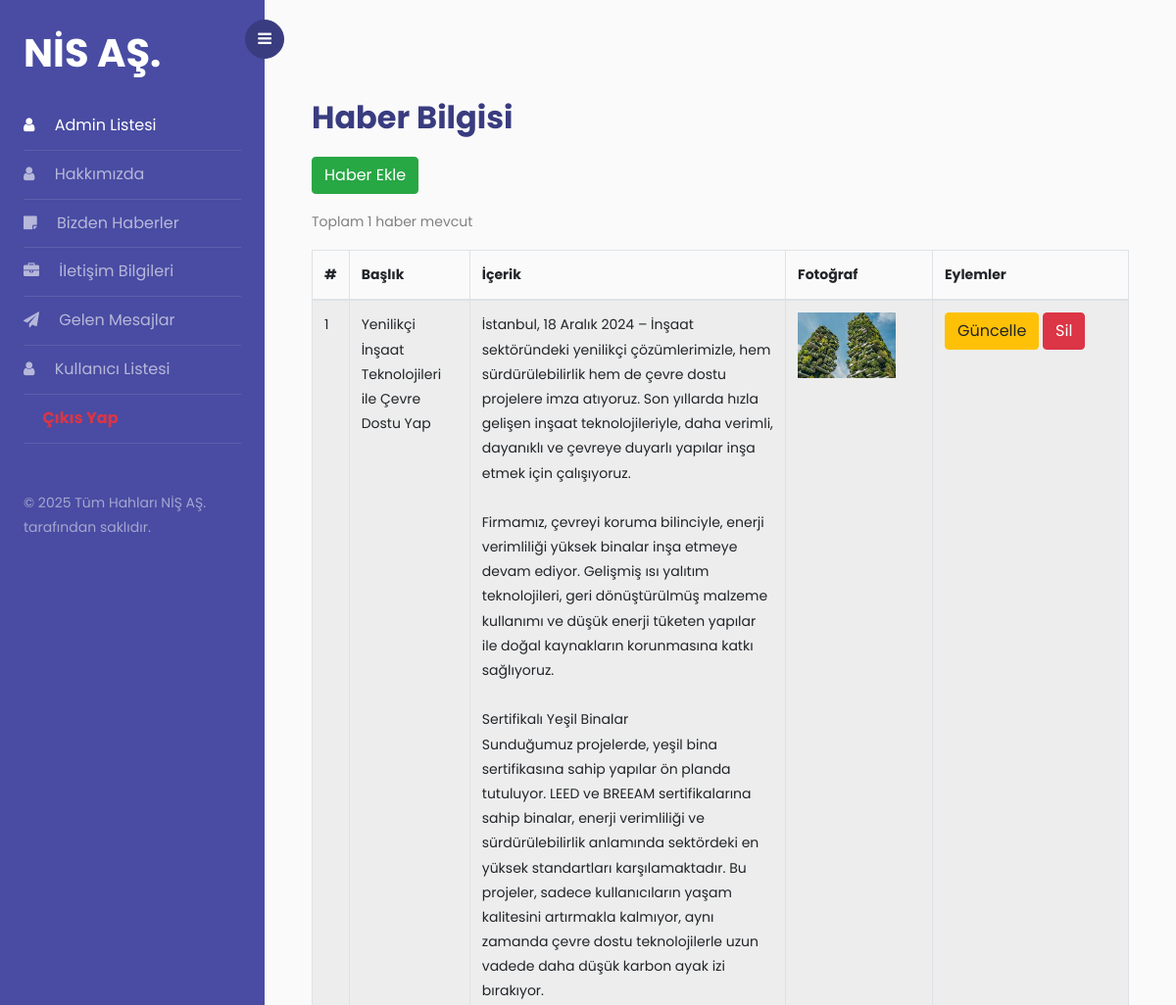
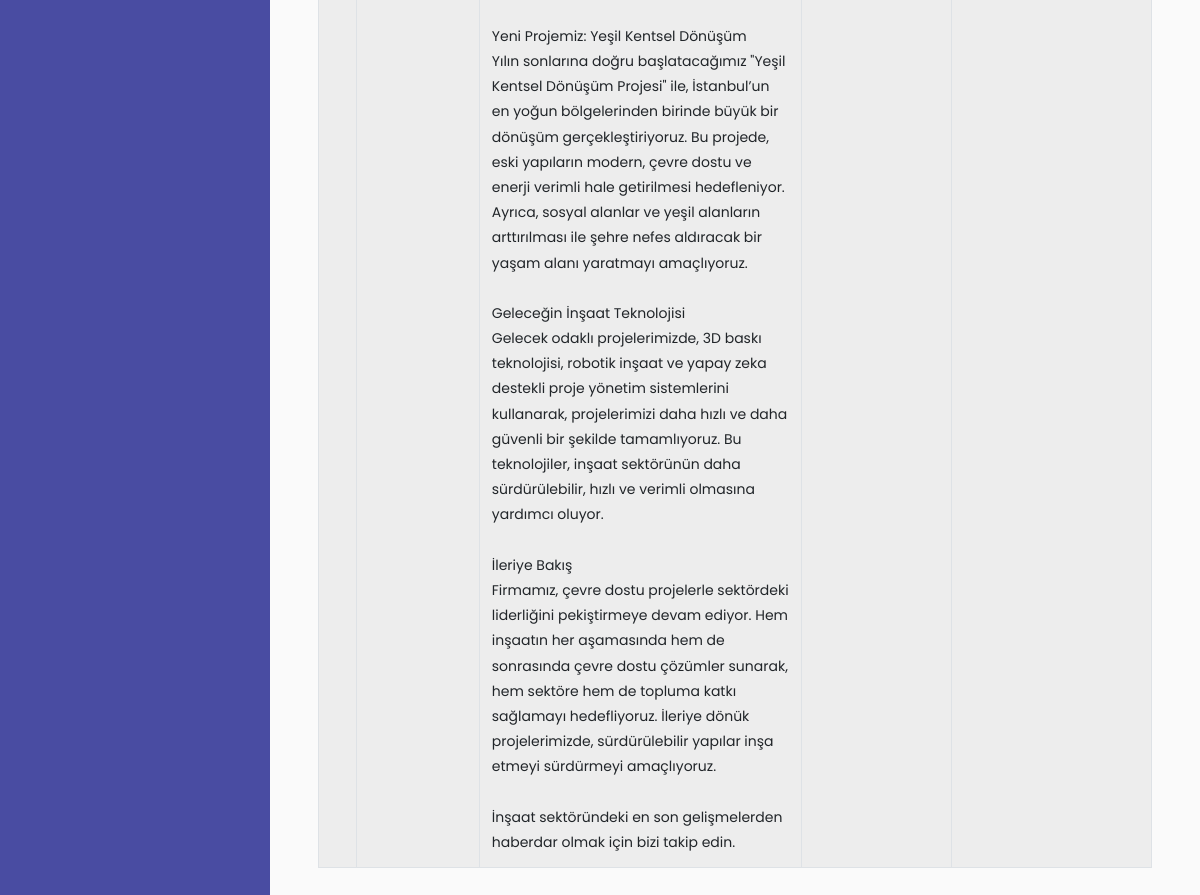
Screenshot of /page/admin/listnews.php (signed in) with the database file from the repository (2 pictures, top to bottom).
### tables this page shows
CREATE TABLE IF NOT EXISTS `news` (
  `news_Id` int NOT NULL AUTO_INCREMENT,
  `news_Title` varchar(50) NOT NULL,
  `news_Img` varchar(255) NOT NULL,
  `news_Content` text NOT NULL,
  PRIMARY KEY (`news_Id`)
);

### pullData/newsData.php (called while the page is built, shortened)
<?php
require '../../action/baglan.php';
$stmt = $conn->prepare("SELECT * FROM news ORDER BY news_Id DESC");
$stmt->execute();
$result = $stmt->get_result();
$news = [];
if ($result->num_rows > 0) {
    while ($row = $result->fetch_assoc()) {
        $news[] = $row;
    }
}

### page/admin/listnews.php (the view, shortened to what this page needs)
<?php
require_once('../../pullData/newsData.php');
?>
<!DOCTYPE html>
<html lang="en">
<head>
</head>
<body>
    <div class="wrapper d-flex align-items-stretch">
        <?php
        include "../../admin_component/sidebar.php";
        ?>
        <div id="content" class="p-5">
            <h2 class="mt-5 mb-3 font-weight-bold" style="color:#393c7f">Haber Bilgisi</h2>
            <a href="createNews.php" class="btn btn-success mb-3">Haber Ekle</a>
            <div class="table-responsive">
                <table class="table table-bordered table-striped table-hover">
                    <p>Toplam <?php echo count($news); ?> haber mevcut</p>
                    <thead>
                        <tr>
                            <th>#</th>
                            <th>Başlık</th>
                            <th>İçerik</th>
                            <th>Fotoğraf</th>
                            <th>Eylemler</th>
                        </tr>
                    </thead>
                    <tbody>
                        <?php
                        if (!empty($news)) {
                            foreach ($news as $index => $row) {
                                echo "<tr>";
                                echo "<td>" . ($index + 1) . "</td>";
                                echo "<td>" . htmlspecialchars($row['news_Title']) . "</td>";
                                echo "<td>" . nl2br(htmlspecialchars($row['news_Content'])) . "</td>";
                                echo "<td style='width:150px;'><img src='../" . htmlspecialchars($row['news_Img']) . "' alt='Hakkımda Fotoğrafı' width='100'></td>";
                                echo "<td style='width:200px;'>";
                                echo "<a href='editNews.php?id=" . $row['news_Id'] . "' class='btn btn-warning'>Güncelle</a> ";
                                echo "<a href='../../action/deleteNews.php?id=" . $row['news_Id'] . "' class='btn btn-danger' onclick=\"return confirm('Bu kaydı silmek istediğinize emin misiniz?');\">Sil</a>";
                                echo "</td>";
                                echo "</tr>";
                            }
                        } else {
                            echo "<tr><td colspan='4'>Hiç veri bulunamadı.</td></tr>";
                        }
                        ?>
                    </tbody>
                </table>
            </div>
        </div>
    </div>
</body>
</html>

### rows the page displays
news: news_Title "Yenilikçi İnşaat Teknolojileri ile Çevre Dostu Yap", news_Content "İstanbul, 18 Aralık 2024 – İnşaat sektöründeki yenilikçi çözümlerimizle, hem sürdürülebilirlik hem de çevre dostu projelere imza atıyoruz. Son yıllarda hızla gelişen inşaat teknolojileriyle, daha verimli, dayanıklı ve çevreye duyarlı yapılar inşa etmek için çalışıyoruz. Firmamız, çevreyi koruma bilinciyle, enerji verimliliği yüksek binalar inşa etmeye devam ediyor. Gelişmiş ısı yalıtım teknolojileri, geri dönüştürülmüş malzeme kullanımı ve düşük enerji tüketen yapılar ile doğal kaynakların korunmasına katkı sağlıyoruz. Sertifikalı Yeşil Binalar Sunduğumuz projelerde, yeşil bina sertifikasına sahip yapılar ön planda tutuluyor. LEED ve BREEAM sertifikalarına sahip binalar, enerji verimliliği…", news_Img (picture)

### other values shown
count($news) "1"
